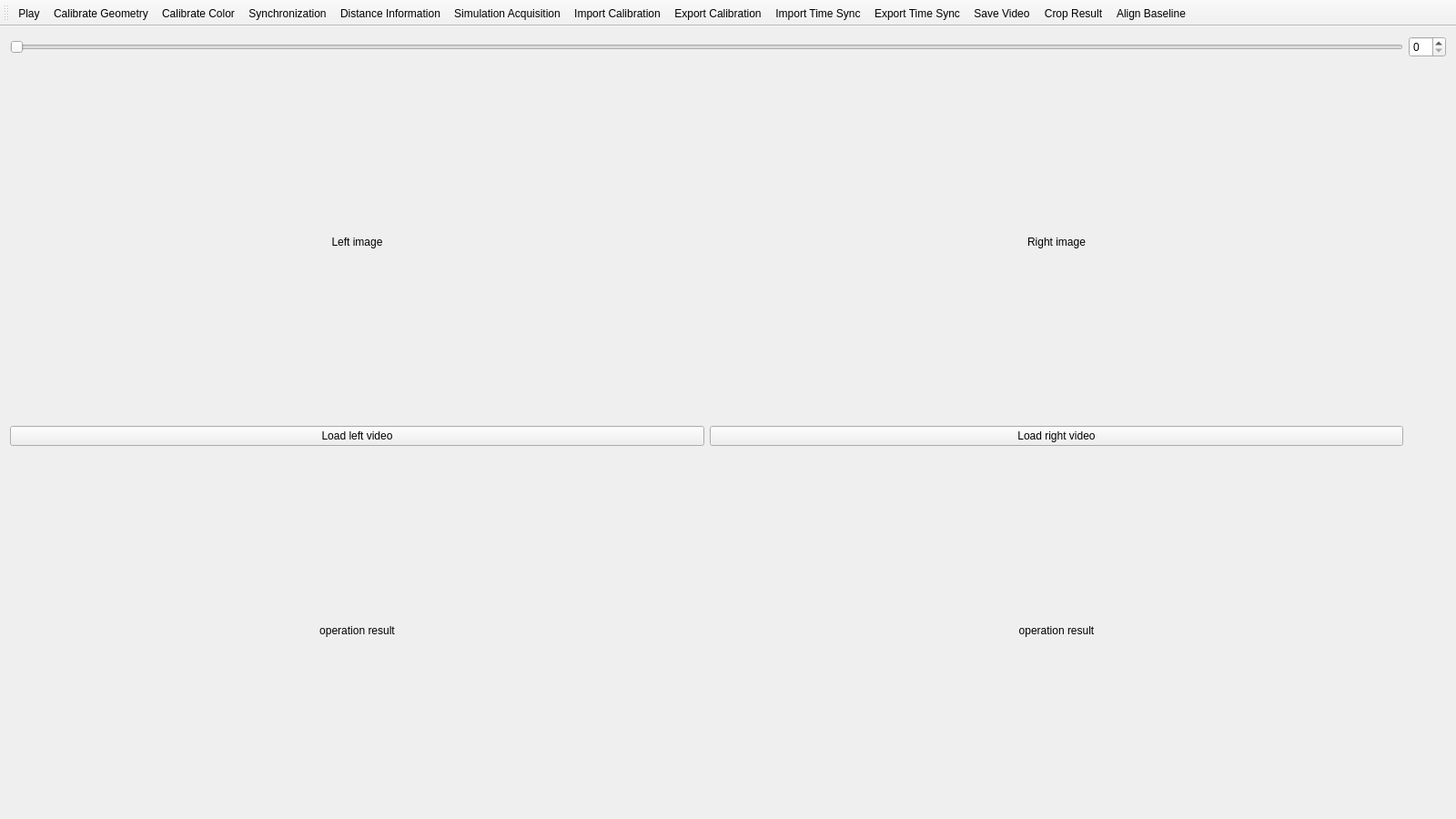
<?xml version="1.0" encoding="UTF-8"?>
<ui version="4.0">
 <class>MainWindow</class>
 <widget class="QMainWindow" name="MainWindow">
  <property name="geometry">
   <rect>
    <x>0</x>
    <y>0</y>
    <width>1600</width>
    <height>900</height>
   </rect>
  </property>
  <property name="maximumSize">
   <size>
    <width>1920</width>
    <height>1080</height>
   </size>
  </property>
  <property name="windowTitle">
   <string>Revinax post process demo</string>
  </property>
  <widget class="QWidget" name="centralWidget">
   <layout class="QGridLayout" name="gridLayout_2">
    <item row="1" column="1">
     <widget class="QSpinBox" name="progressionSpinBox"/>
    </item>
    <item row="1" column="0">
     <widget class="QSlider" name="progressionSlider">
      <property name="orientation">
       <enum>Qt::Horizontal</enum>
      </property>
     </widget>
    </item>
    <item row="2" column="0">
     <layout class="QGridLayout" name="gridLayout">
      <item row="1" column="1">
       <widget class="QPushButton" name="pushButtonRight">
        <property name="text">
         <string>Load right video</string>
        </property>
       </widget>
      </item>
      <item row="0" column="1">
       <widget class="QLabel" name="label_image_right">
        <property name="maximumSize">
         <size>
          <width>960</width>
          <height>540</height>
         </size>
        </property>
        <property name="text">
         <string>Right image</string>
        </property>
        <property name="alignment">
         <set>Qt::AlignCenter</set>
        </property>
       </widget>
      </item>
      <item row="0" column="0">
       <widget class="QLabel" name="label_image_left">
        <property name="maximumSize">
         <size>
          <width>960</width>
          <height>540</height>
         </size>
        </property>
        <property name="text">
         <string>Left image</string>
        </property>
        <property name="alignment">
         <set>Qt::AlignCenter</set>
        </property>
       </widget>
      </item>
      <item row="1" column="0">
       <widget class="QPushButton" name="pushButtonLeft">
        <property name="text">
         <string>Load left video</string>
        </property>
       </widget>
      </item>
      <item row="2" column="1">
       <widget class="QLabel" name="resultLabel">
        <property name="maximumSize">
         <size>
          <width>960</width>
          <height>540</height>
         </size>
        </property>
        <property name="text">
         <string>operation result</string>
        </property>
        <property name="alignment">
         <set>Qt::AlignCenter</set>
        </property>
       </widget>
      </item>
      <item row="2" column="0">
       <widget class="QLabel" name="resultLabelLeft">
        <property name="text">
         <string>operation result</string>
        </property>
        <property name="alignment">
         <set>Qt::AlignCenter</set>
        </property>
       </widget>
      </item>
     </layout>
    </item>
   </layout>
  </widget>
  <widget class="QToolBar" name="toolBar">
   <property name="windowTitle">
    <string>toolBar</string>
   </property>
   <attribute name="toolBarArea">
    <enum>TopToolBarArea</enum>
   </attribute>
   <attribute name="toolBarBreak">
    <bool>false</bool>
   </attribute>
   <addaction name="actionPlay"/>
   <addaction name="actionCalibrateVideo"/>
   <addaction name="actionCalibrateColor"/>
   <addaction name="actionSynchronization"/>
   <addaction name="actionDistanceInformation"/>
   <addaction name="actionSimulate"/>
   <addaction name="actionImportCalibration"/>
   <addaction name="actionExportCalibration"/>
   <addaction name="actionImportTimeSync"/>
   <addaction name="actionExportTimeSync"/>
   <addaction name="actionConfigureAndExportVideo"/>
   <addaction name="actionCropResult"/>
   <addaction name="actionAlignBaseline"/>
  </widget>
  <action name="actionImportCalibration">
   <property name="text">
    <string>Import Calibration</string>
   </property>
  </action>
  <action name="actionExportCalibration">
   <property name="text">
    <string>Export Calibration</string>
   </property>
  </action>
  <action name="actionCalibrateVideo">
   <property name="text">
    <string>Calibrate Geometry</string>
   </property>
   <property name="toolTip">
    <string>Calibrate the cameras</string>
   </property>
  </action>
  <action name="actionCalibrateColor">
   <property name="checkable">
    <bool>true</bool>
   </property>
   <property name="text">
    <string>Calibrate Color</string>
   </property>
   <property name="toolTip">
    <string>Calibrate the color</string>
   </property>
  </action>
  <action name="actionPlay">
   <property name="text">
    <string>Play</string>
   </property>
  </action>
  <action name="actionSynchronization">
   <property name="text">
    <string>Synchronization</string>
   </property>
   <property name="toolTip">
    <string>Synchronize video using their audio file</string>
   </property>
  </action>
  <action name="actionDistanceInformation">
   <property name="text">
    <string>Distance Information</string>
   </property>
   <property name="toolTip">
    <string>Enter information about distance between two points</string>
   </property>
  </action>
  <action name="actionSimulate">
   <property name="text">
    <string>Simulation Acquisition</string>
   </property>
   <property name="toolTip">
    <string>Simulate a new acquisition</string>
   </property>
  </action>
  <action name="actionConfigureAndExportVideo">
   <property name="text">
    <string>Save Video</string>
   </property>
   <property name="toolTip">
    <string>configure processing pipeline and export video</string>
   </property>
  </action>
  <action name="actionCropResult">
   <property name="checkable">
    <bool>true</bool>
   </property>
   <property name="text">
    <string>Crop Result</string>
   </property>
   <property name="toolTip">
    <string>Crop the result</string>
   </property>
  </action>
  <action name="actionSaveRectifiedImages">
   <property name="text">
    <string>Save Video with Rendering</string>
   </property>
   <property name="toolTip">
    <string>Export the videos with rectified images</string>
   </property>
  </action>
  <action name="actionImportTimeSync">
   <property name="text">
    <string>Import Time Sync</string>
   </property>
  </action>
  <action name="actionExportTimeSync">
   <property name="text">
    <string>Export Time Sync</string>
   </property>
  </action>
  <action name="actionStopExportVideo">
   <property name="text">
    <string>Stop Export Video</string>
   </property>
  </action>
  <action name="actionAlignBaseline">
   <property name="checkable">
    <bool>true</bool>
   </property>
   <property name="text">
    <string>Align Baseline</string>
   </property>
  </action>
 </widget>
 <layoutdefault spacing="6" margin="11"/>
 <resources/>
 <connections/>
</ui>
